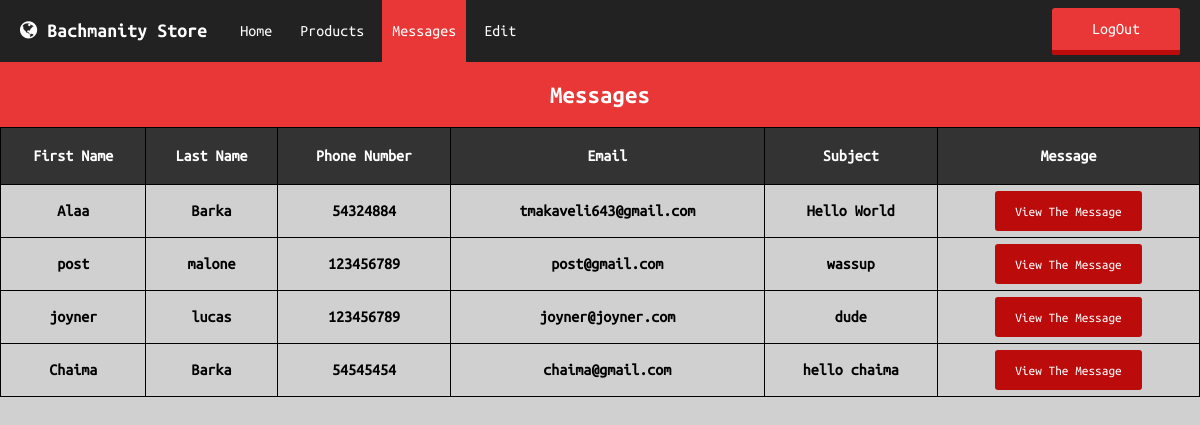
The app's page /admin/dashboard/messages.php (signed in) with its own data.
### tables this page shows
CREATE TABLE `contact` (
  `ID` int(11) NOT NULL,
  `name` varchar(130) NOT NULL,
  `lname` varchar(130) NOT NULL,
  `phone` varchar(130) NOT NULL,
  `email` varchar(130) NOT NULL,
  `sub` varchar(200) NOT NULL,
  `message` varchar(1000) NOT NULL
);

### admin/dashboard/messages.php (the view, shortened to what this page needs)
<?php
$servername = "localhost";
$username = "root";
$password = "";
$conn = new mysqli($servername, $username, $password, "bachmanity");
?>
<!DOCTYPE html>
<html>
<head>
    <link rel="stylesheet" href="main.css" />
    <link rel="stylesheet" href="../../font-awesome/css/font-awesome.css" />
</head>
<body>
    <header>
        <nav class="navbar">
            <div class="logo">
                <p>
                    <i class="fa fa-globe" aria-hidden="true"></i> Bachmanity Store
                </p>
            </div>
            <nav class="nav">
                <a href="dashboard.php" >Home</a>
                <a href="products.php">Products</a>
                <a class="selected"  href="messages.php">Messages</a>
                <a href="settings.php">Edit</a>
            </nav>
            <div class="logout">
                <a href="getOut.php">LogOut</a>
            </div>
        </nav>
    </header>
    <main class="message autoFull">
        <p class="title">Messages</p>
        <table class="msg_container">
            <tr id="t">
                <th>First Name</th>
                <th>Last Name</th>
                <th>Phone Number</th>
                <th>Email</th>
                <th>Subject</th>
                <th>Message</th>
            </tr>
            <?php
            if ($conn){
                $i = -1;
                $sql = "select ID,name,lname,phone,email,sub, message from contact";
                $res = mysqli_query($conn, $sql);
                 while ($row = $res ->fetch_assoc()){
                     $i++;
                     echo"
                     <tr>
                         <th>".$row["name"]."</th>
                         <th>".$row["lname"]."</th>
                         <th>".$row["phone"]."</th>
                         <th>".$row["email"]."</th>
                         <th>".$row["sub"]."</th>
                         <th>
                             <button class='v_btn' onclick='ShowMsg($i)'>View The Message</button>
                         </th>
                     </tr>
                     ";
                 }
            }
            else{
            }
           ?>
        </table>
    </main>
</body>
</html>

### admin/dashboard/main.css (style rules this page uses)
html, body { margin:0; padding:0; background:#d0d0d0; }
* { outline:0; font-family:"Ubuntu"; text-decoration: none; }
header { width:100%; height:auto; }
.navbar { width:100%; height:100%; background:#222; display:flex; overflow: hidden; }
.logo { margin-left:20px; }
.logo p { color:#fff; font-family:"Ubuntu Bold"; font-size:20px; }
.logout { display:block; position:absolute; right:20px; top:21px; }
.logout a { color:#fff; font-family:"Ubuntu"; background:#e93737; padding:13px 40px 13px 40px; border-radius:3px; border-bottom:5px solid #bb0b0b; }
.nav { margin:23px; }
.nav a { color:#fff; font-family:"Ubuntu"; padding:10px; font-size:16px; padding-top:100%; padding-bottom:100%; transition-duration: 0.5s; }
.autoFull { width:100%; height:auto; }
.title { color:#fff; font-family: "Ubuntu Bold"; display: block; margin:auto; background:#e93737; padding:20px; font-size:25px; text-align:center; }
.selected { background:#e93737; }
.msg_container { width:100%; height:auto; }
table, th { border:1px solid #000; border-collapse: collapse; }
#t th { background:#333; color:#fff; padding-top:20px; padding-bottom:20px; }
.v_btn { color:#fff; background:#bb0b0b; height:40px; border:none; border-radius:3px; padding:5px 20px 5px 20px; margin-top:5px ; margin-bottom:5px ; }
::placeholder { color:#fff; }

### records on screen
contact: name "Alaa", lname "Barka", phone "54324884", email "tmakaveli643@gmail.com", sub "Hello World"
contact: name "post", lname "malone", phone "123456789", email "post@gmail.com", sub "wassup"
contact: name "joyner", lname "lucas", phone "123456789", email "joyner@joyner.com", sub "dude"
contact: name "Chaima", lname "Barka", phone "54545454", email "chaima@gmail.com", sub "hello chaima"
